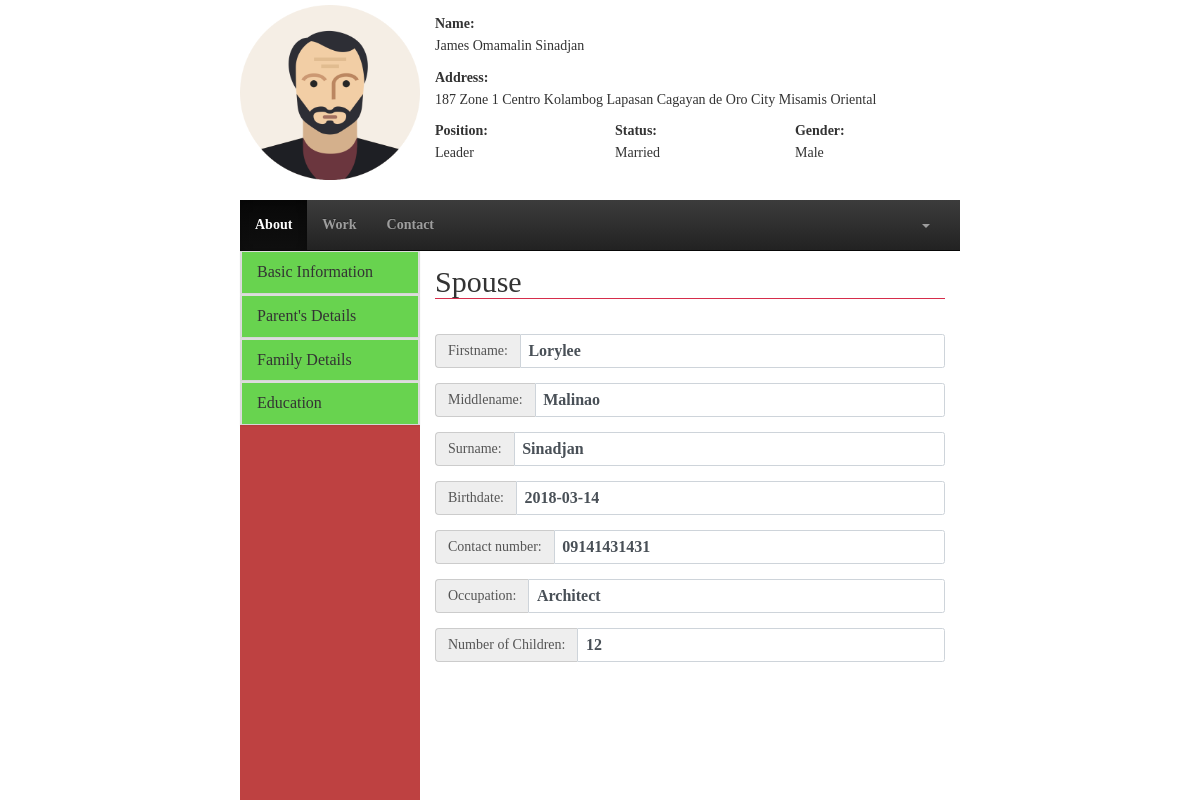
The page /user/about_spouse.php?id=6 (signed in) on the database as committed earlier.
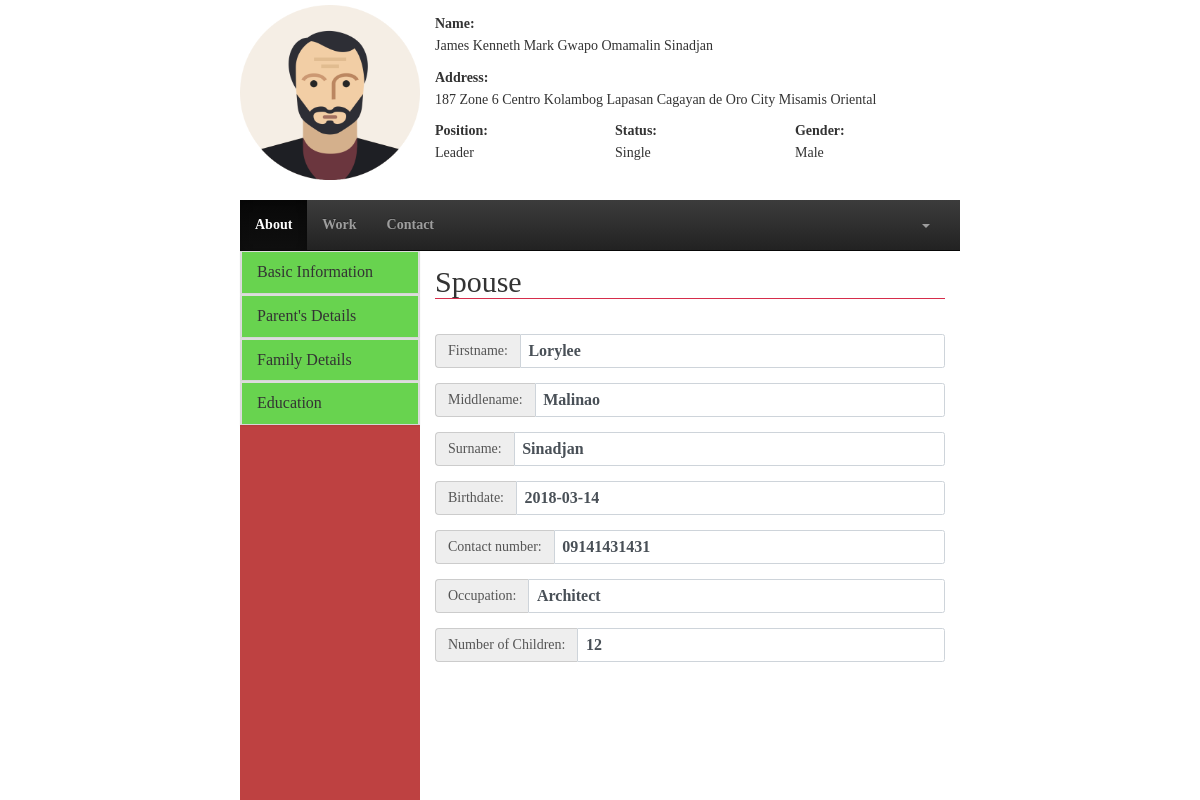
The same page on the database as committed later.
### tables this page shows
CREATE TABLE `current_address` (
  `staff_id` bigint(20) DEFAULT NULL,
  `addOne` varchar(50) DEFAULT NULL,
  `addTwo` varchar(50) DEFAULT NULL,
  `addTre` varchar(50) DEFAULT NULL,
  `state` varchar(50) NOT NULL,
  `city` varchar(50) NOT NULL,
  `country` varchar(50) NOT NULL,
  `postCode` int(11) NOT NULL
);

CREATE TABLE `staff` (
  `staff_id` bigint(20) NOT NULL,
  `fname` varchar(50) NOT NULL,
  `mname` varchar(50) DEFAULT NULL,
  `lname` varchar(50) NOT NULL,
  `birthdate` date NOT NULL,
  `cellnum` varchar(50) NOT NULL,
  `telnum` varchar(50) DEFAULT NULL,
  `email` varchar(50) NOT NULL,
  `status` varchar(50) NOT NULL,
  `gender` varchar(50) NOT NULL,
  `type` varchar(50) NOT NULL,
  `position` varchar(50) NOT NULL,
  `password` varchar(50) NOT NULL
);

### user/about_spouse.php (the view, shortened to what the changed rows need)
<!DOCTYPE html>
<html lang="en">
	<head>
		<link rel="stylesheet" href="css/bootstrap.css">
		<link rel="stylesheet" href="css/stylesheet.css">
		<link rel="stylesheet" href="css/bootstrap-theme.css">
	</head>
	<body>
		<div class="row-3">
			<div class="container-sides">
				<div class="col-12">
					<?php
						$space = " ";
						$id = $_GET['id'];
						include_once("action/session.php");
						$query = "SELECT staff.staff_id, staff.fname, staff.mname, staff.lname, staff.status, staff.gender, staff.type, staff.position, staff.password, current_address.staff_id, current_address.addOne, current_address.addTwo, current_address.addTre, current_address.state, current_address.city FROM staff INNER JOIN current_address ON staff.staff_id = current_address.staff_id WHERE staff.staff_id = '$id'";
						$result = mysqli_query($connect,$query);
						if(mysqli_num_rows($result) > 0){
							while($row = mysqli_fetch_assoc($result)):
					?>
						<form action="">
							<div class="col-3 text-center">
								<img src="img/avatar.png" alt="" style="width:180px;height: 180px;padding-top: 5px; ">
							</div>
							<div class="col-9">
								<div class="row-4">
									<div class="container">
										<label>Name:</label>
										<h5><?php echo $row['fname'].$space.$row['mname'].$space.$row['lname'] ?></h5>
									</div>
								</div>
								<div class="row-4">
									<div class="container">
										<label>Address:</label>
										<h5><?php echo $row['addOne'].$space.$row['addTwo'].$space.$row['addTre'].$space.$row['city'].$space.$row['state'] ?></h5>
									</div>
								</div>
								<div class="row-4">
									<div class="col-4 container">
										<label>Position:</label>
										<h5><?php echo $row['position'] ?></h5>
									</div>
									<div class="col-4 container">
										<label>Status:</label>
										<h5><?php echo $row['status'] ?></h5>
									</div>
									<div class="col-4 container">
										<label>Gender:</label>
										<h5><?php echo $row['gender'] ?></h5>
									</div>
								</div>
							</div>
						</form>
					<?php endwhile;} ?>
				</div>
			</div>
		</div>
		<div class="row-9">
			<div class="container-sides">
				<div class="col-12">
					<div class="row-11">
						<div class="col-9">
							<div class="row-12">
								<?php
									$id = $_GET['id'];
									include_once("action/session.php");
									$query = "SELECT * FROM family_details WHERE staff_id = '$id'";
									$result = mysqli_query($connect,$query);
									if(mysqli_num_rows($result) > 0){
										while($row = mysqli_fetch_assoc($result)):
								?>
									<form action="">
										<div class="container form-group">
											<legend><h2>Spouse</h2></legend>
										</div>
									</form>
								<?php endwhile;} ?>
							</div>
						</div>
					</div>
				</div>
			</div>
		</div>
	</body>
</html>

Rows that differ between the two databases and show on the page:
changed current_address "Centro Kolambog": staff_id.fname "James" → "James Kenneth Mark Gwapo"; addOne "187 Zone 1" → "187 Zone 6"; staff_id.status "Married" → "Single"
